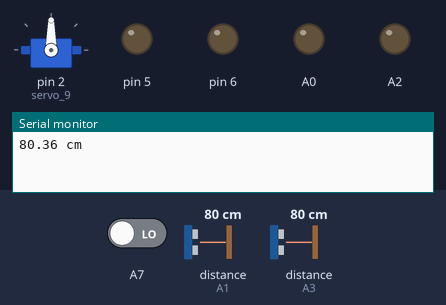
A sketch run on a simulated Arduino Nano, built with avr-gcc and run on an emulated ATmega328P. Shown: servo, output pins drawn as LEDs (lit = HIGH), the last lines printed to the serial monitor. Dashed ring = blinking. The test bench sets the inputs (shaded band); at power-on: distance to the obstacle (sensors on A1, A3) 80 cm, A7 LOW. The echo pulse lasts 58.3 µs per cm.

Above: at 1.2 s.
1.3 s: distance to the obstacle (sensor on A1) set to 35 cm
5.9 s: distance to the obstacle (sensor on A3) set to 6 cm
8.0 s: distance to the obstacle (sensor on A3) set to 3 cm
At 10.0 s:
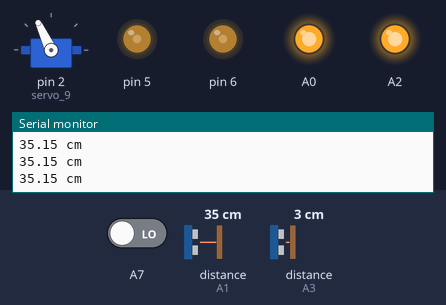
12.6 s: distance to the obstacle (sensor on A3) set to 9 cm
At 14.2 s:
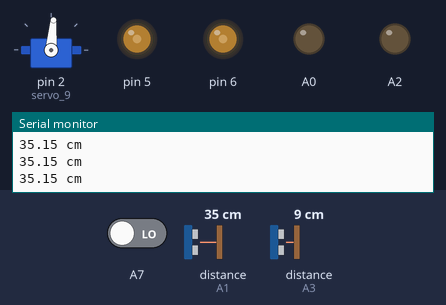
14.8 s: distance to the obstacle (sensor on A3) set to 2 cm
At 16.3 s:
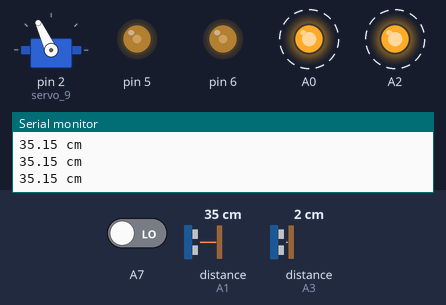
Timing chart, 0 to 20.4 s (numbered marks = the images above; inputs shaded):
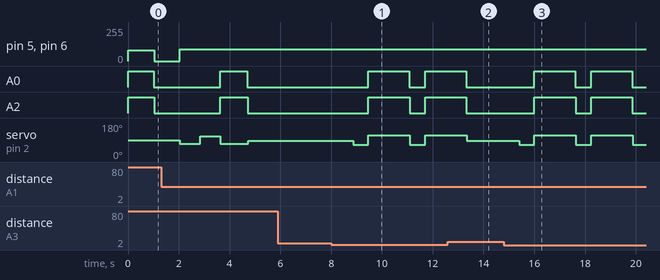

The sketch:

Round1-Test-code.ino
```cpp
#include <Servo.h>

int Kp = 1.0, Kd = 0.2, errold = 0, err = 0, U = 0, targetR = 30, targetL = 30, target = 45, L = 0, R = 0, count = 0;
const int targetAngle = 90;
float currentAngle = 0;

float leftdist, rightdist, frontdist;

Servo servo_9;

long readUltrasonicDistance(int triggerPin, int echoPin)
{
  pinMode(triggerPin, OUTPUT);
  digitalWrite(triggerPin, LOW);
  delayMicroseconds(2);
  digitalWrite(triggerPin, HIGH);
  delayMicroseconds(10);
  digitalWrite(triggerPin, LOW);
  pinMode(echoPin, INPUT);
  return pulseIn(echoPin, HIGH);
}

unsigned long previousMillis = 0;
int integral = 2000;

void setup()
{
  Serial.begin(9600);
  servo_9.attach(2);
  servo_9.write(90);
  pinMode(6, OUTPUT);
  pinMode(5, OUTPUT);
  pinMode(16, OUTPUT);
  pinMode(15, OUTPUT);
  pinMode(17, OUTPUT);
  pinMode(14, OUTPUT);
  analogWrite(5, 80);
  analogWrite(6, 80);
  digitalWrite(14, HIGH);
  digitalWrite(16, HIGH);
  digitalWrite(15, LOW);
  digitalWrite(17, LOW);
}

void loop()
{

if(L == 0 and R == 0)
  {
  MeasureDistance();

    if(leftdist > 80) L = 1;
    else if(rightdist > 80) R = 1;
    if(R == 1){
    Stop();
    delay(1000);
    servo_9.write(70);
    Move();
    Backward();
    delay(800);
    servo_9.write(110);
    delay(800);
    servo_9.write(90);
    Forward();
    }

    if(L == 1){
    Stop();
    delay(1000);
    servo_9.write(110);
    Move();
    Backward();
    delay(800);
    servo_9.write(70);
    delay(600);
    servo_9.write(90);
    Forward();
    }

    err = leftdist - 43;
    U = err * Kp + Kd * (err - errold);
    if(90+U > 110) servo_9.write(110);
    else if(90+U < 70) servo_9.write(70);
    else servo_9.write(90 + U);
    errold = err;
    delay(50);
  }


  while(L == 1){
      MeasureDistance();
      unsigned long currentMillis = millis();
    if (currentMillis - previousMillis >= 2000 and leftdist >= 200 and leftdist <= 300) {
      previousMillis = currentMillis;
      count++;
    }
    else
    if(count == 12 and currentMillis - previousMillis >= 1500){
      Stop();
    }

    err = leftdist - targetL;
    U = err * Kp + Kd * (err - errold);
        if (90 + U > 120) {
      servo_9.write(120);
  } else {
     servo_9.write(90 + U);
  }
  errold = err;

    if (frontdist < 5 and frontdist > 1) {
        Backward();
        servo_9.write(115);
        delay(600);
        servo_9.write(65);
        Forward();
        delay(600);
      }
}


    while(R == 1){
      MeasureDistance();

      unsigned long currentMillis = millis();
    if (currentMillis - previousMillis >= 2000 and rightdist >= 200 and rightdist <= 300) {
      previousMillis = currentMillis;
      count++;
    }
    else
    if(count == 12 and currentMillis - previousMillis >= 1500){
      Stop();
    }

    err = targetR - rightdist;
    U = err * Kp + Kd * (err - errold);
        if (90 + U < 60) {
      servo_9.write(60);
  } else {
     servo_9.write(90 + U);
  }
  errold = err;

  if (frontdist < 5 and frontdist > 1) {
      servo_9.write(65);
      Backward();
      delay(600);
      servo_9.write(115);
      Forward();
      delay(600);
    }
  }
}

void Forward() {
  analogWrite(6, 90);
  analogWrite(5, 90);
  digitalWrite(14, HIGH);
  digitalWrite(16, HIGH);
  digitalWrite(15, LOW);
  digitalWrite(17, LOW);
}

void Backward() {
  analogWrite(6, 90);
  analogWrite(5, 90);
  digitalWrite(15, HIGH);
  digitalWrite(17, HIGH);
  digitalWrite(14, LOW);
  digitalWrite(16, LOW);
}

void Stop() {
  analogWrite(6, 0);
  analogWrite(5, 0);
}
void Move() {
  analogWrite(6, 90);
  analogWrite(5, 90);
}

void MeasureDistance() {
  leftdist = 0.01723 * readUltrasonicDistance(A6, A7);
  delay(10);
  rightdist = 0.01723 * readUltrasonicDistance(A0, A1);
  delay(10);
  frontdist = 0.01723 * readUltrasonicDistance(A2, A3);
  delay(10);
  Serial.print(rightdist);
  Serial.println(" cm");
}
```

Measured:
- the behaviour switches between 5 and 4 cm on distance to the obstacle (sensor on A3) (found by bisection; images 0 and 1)
- after the input at 8.0 s, A0: LOW → HIGH after 1.5 s, → LOW 1.6 s later, → HIGH 0.62 s later; A2: LOW → HIGH after 1.5 s, → LOW 1.6 s later, → HIGH 0.61 s later; servo on pin 2 (servo_9): alternates 115° for 1.6 s and 65° for 0.60 s, starting after 0.87 s
- after the input at 12.6 s, A0, A2: goes on until 13.3 s, then stays LOW
- after the input at 14.8 s, A0: alternates HIGH for 1.6 s and LOW for 0.62 s, starting after 1.2 s; A2: alternates HIGH for 1.6 s and LOW for 0.61 s, starting after 1.2 s; servo on pin 2 (servo_9): alternates 115° for 1.6 s and 65° for 0.60 s, starting after 0.61 s
